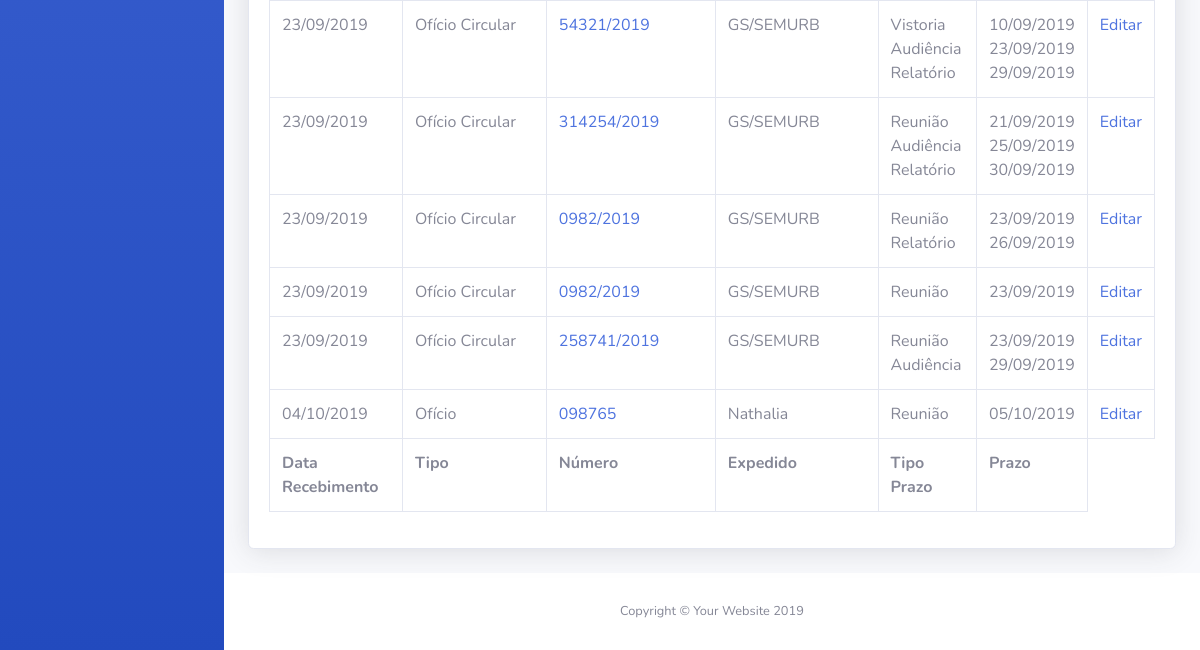
The app's page /listardocumentos (signed in, lower part), older data.
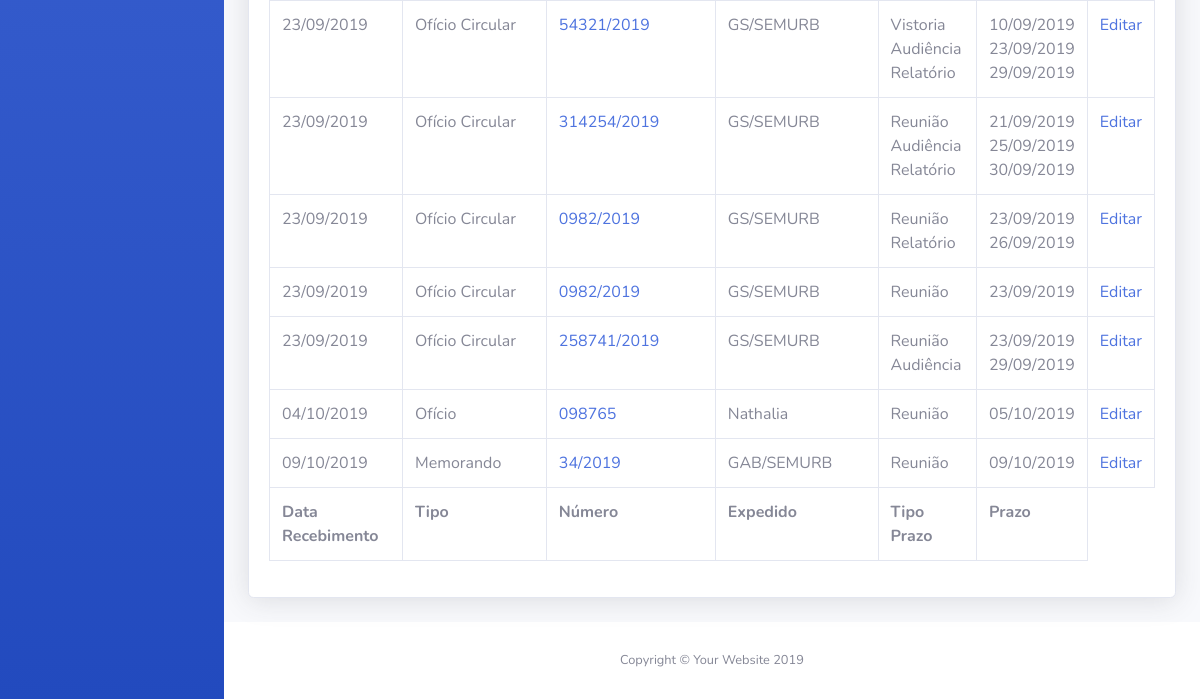
The same page, newer data.
### inout/models.py (models this page shows, shortened)
class Documento(models.Model):
	usuario = models.ForeignKey(User, on_delete = models.CASCADE)
	data_de_entrada = models.DateTimeField('Data de Entrada')
	tipo_de_documento = models.CharField(max_length = 30)
	numero_do_documento = models.CharField(max_length = 30)
	orgao_expedidor_do_documento = models.CharField(max_length = 150)
	assunto_do_documento = models.CharField(max_length = 1000)
	despacho_do_documento = models.CharField(max_length = 200)
	numero_do_processo = models.CharField(max_length = 30)

class Prazo(models.Model):
	documento = models.ForeignKey(Documento, on_delete = models.CASCADE)
	tipo_de_prazo = models.CharField(max_length = 20)
	data_do_prazo = models.DateTimeField('Prazo')
	prazo_encerrado = models.BooleanField(default = False)

### inout/views.py (the view)
# urls.py: path('listardocumentos', views.listardocumentos, name = 'listardocumentos'),
@login_required
def listardocumentos(request):
	lista_de_documentos = Documento.objects.order_by('data_de_entrada')
	contexto = {
		'titulo': "Todos os documentos",
		'lista_de_documentos': lista_de_documentos,
	}
	return render(request, 'inout/listardocumentos.html', contexto)

### inout/templates/inout/listardocumentos.html (shortened to what this page needs)
{% load staticfiles %}
{% include "header.html" %}
        <div class="container-fluid">
          <div class="card shadow mb-4">
            <div class="card-body">
              <div class="table-responsive">
                <table class="table table-bordered" id="dataTable" width="100%" cellspacing="0">
                  <tfoot>
                    <tr>
                      <th>Data Recebimento</th>
                      <th>Tipo</th>
                      <th>Número</th>
                      <th>Expedido</th>
                      <th>Tipo Prazo</th>
                      <th>Prazo</th>
                    </tr>
                  </tfoot>
                  <tbody>
                    {% for documento in lista_de_documentos %}
                      <tr>
                        <td>{{ documento.data_de_entrada|date:'d/m/Y' }}</td>
                        <td>{{ documento.tipo_de_documento }}</a></td>
                        <td><a href="{% url 'inout:detalhesdocumento' documento.id %}">{{ documento.numero_do_documento }}</a></td>
                        <td>{{ documento.orgao_expedidor_do_documento }}</td>
                        <td>{% for prazo in documento.prazo_set.all %}
                          {% if prazo.data_do_prazo|date:'d/m/Y' != timezone.now|date:'d/m/Y' %}
                            {{ prazo.tipo_de_prazo }}
                          {% endif %}
                          <br/>
                        {% endfor %}</td>
                        <td>{% for prazo in documento.prazo_set.all %}
                          {{ prazo.data_do_prazo|date:'d/m/Y' }}
                          <br/>
                        {% endfor %}</td>
                        <td><a href="{% url 'inout:editar_documento' documento.id %}">Editar</a></td>
                      </tr>
                    {% endfor %}
                  </tbody>
                </table>
              </div>
            </div>
          </div>
        </div>
      </div>
{% include "footer.html" %}

### inout/templates/inout/header.html (shortened to what this page needs)
{% load staticfiles %}
<!DOCTYPE html>
<html lang="pt-br">
<head>
  <link href="{% static 'vendor/fontawesome-free/css/all.min.css' %}" rel="stylesheet" type="text/css">
  <link href="{% static 'css/sb-admin-2.min.css' %}" rel="stylesheet">
  <link href="{% static 'css/principal.css' %}" rel="stylesheet" type="text/css">
</head>
<body id="page-top">
  <div id="wrapper">
    <ul class="navbar-nav bg-gradient-primary sidebar sidebar-dark accordion" id="accordionSidebar">
      <br/>
    </ul>
    <div id="content-wrapper" class="d-flex flex-column">
      <div id="content">

### inout/templates/inout/footer.html (shortened to what this page needs)
{% load staticfiles %}
      <footer class="sticky-footer bg-white">
        <div class="container my-auto">
          <div class="copyright text-center my-auto">
            <span>Copyright &copy; Your Website 2019</span>
          </div>
        </div>
      </footer>
    </div>
  </div>
</body>
</html>

Row changes from the older to the newer data that the page shows:
added Documento: data_de_entrada "09/10/2019", tipo_de_documento "Memorando", numero_do_documento "34/2019", orgao_expedidor_do_documento "GAB/SEMURB"
added Prazo: tipo_de_prazo "Reunião", data_do_prazo "09/10/2019"
